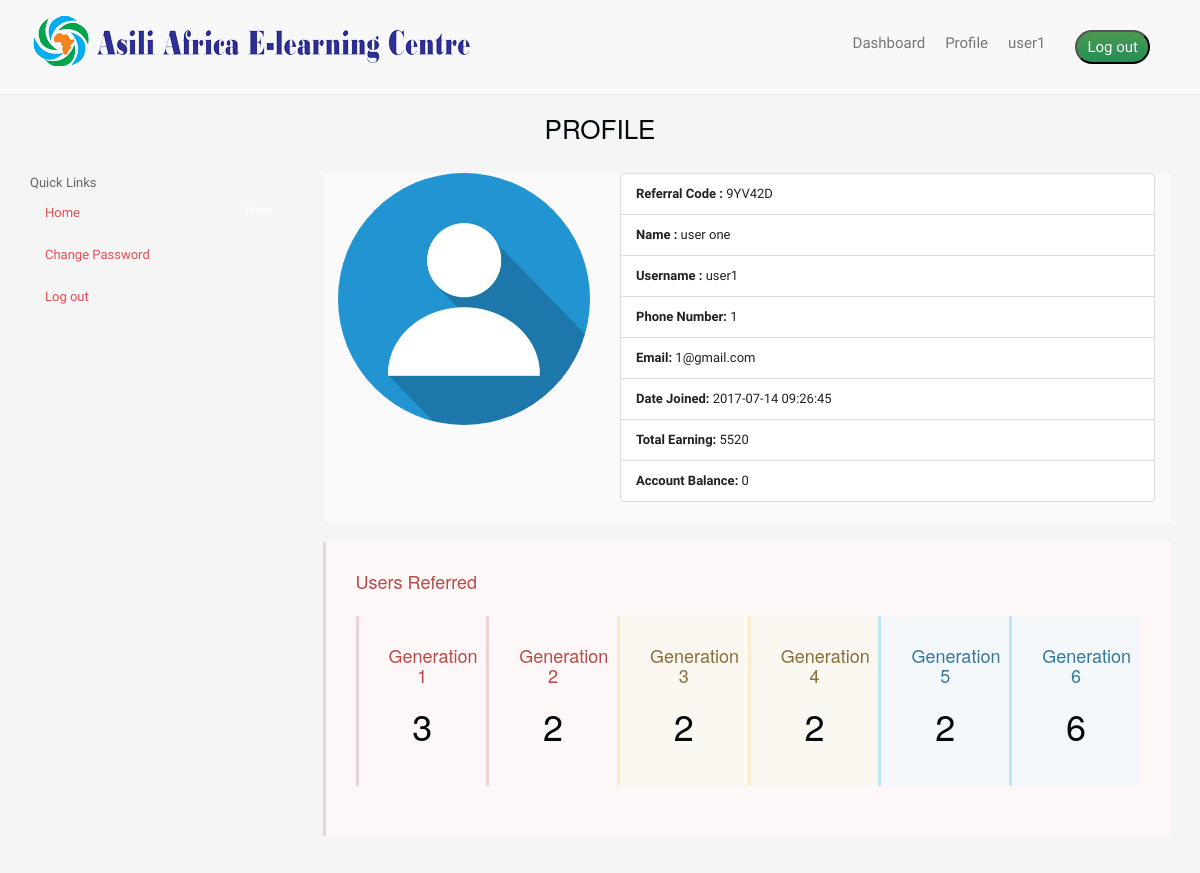
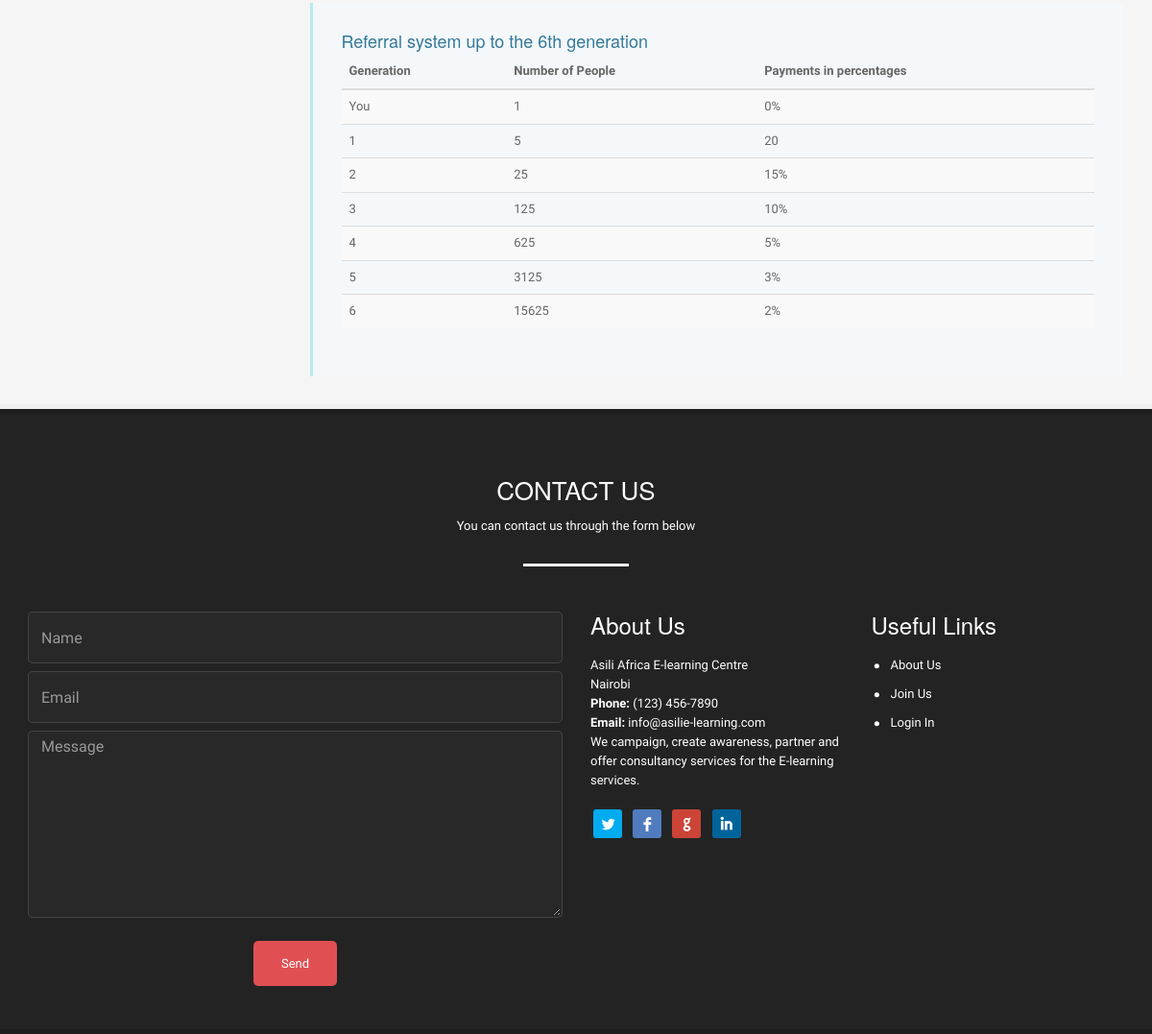
Page /views/profile.php (signed in) on the committed database (2 pictures, top to bottom).
### tables this page shows
CREATE TABLE `users` (
  `id` int(11) NOT NULL,
  `userReferralCode` varchar(128) NOT NULL,
  `fullName` varchar(128) NOT NULL,
  `idNo` int(20) NOT NULL,
  `phoneNumber` varchar(13) DEFAULT NULL,
  `email` varchar(128) NOT NULL,
  `username` varchar(128) NOT NULL,
  `password` varchar(255) NOT NULL,
  `paymentStatus` enum('paid','pending') NOT NULL,
  `accountStatus` enum('active','blocked','pending') NOT NULL,
  `lastLogin` timestamp NULL DEFAULT NULL,
  `loginIp` varchar(128) NOT NULL,
  `createdAt` timestamp NULL DEFAULT NULL ON UPDATE CURRENT_TIMESTAMP,
  `updatedAt` timestamp NULL DEFAULT NULL,
  `isAdmin` tinyint(1) NOT NULL DEFAULT '0'
);

CREATE TABLE `referral_code_counts` (
  `id` int(11) NOT NULL,
  `referralCode` varchar(128) NOT NULL,
  `l1Count` int(11) DEFAULT '0',
  `l2Count` int(11) DEFAULT '0',
  `l3Count` int(11) DEFAULT '0',
  `l4Count` int(11) DEFAULT '0',
  `l5Count` int(11) DEFAULT '0',
  `l6Count` int(11) DEFAULT '0'
);

### src/App/Controller/UserController.php (called while the page is built, shortened)
<?php
class UserController implements UserInterface
{
    public static function getId($id)
    {
        try {
            $db = new DB();
            $conn = $db->connect();
            $stmt = $conn->prepare("SELECT * FROM users WHERE id=:id");
            $stmt->bindParam(":id", $id);
            if ($stmt->execute() and $stmt->rowCount() == 1) {
                $row = $stmt->fetch(\PDO::FETCH_ASSOC);
                return $row;
            } else {
                $db->closeConnection();
                return [];
            }
        } catch (\PDOException $e) {
            echo $e->getMessage();
            return [];
        }
    }
    public static function getUserId($username)
    {
        $db = new DB();
        $conn = $db->connect();
        try {
            $stmt = $conn->prepare("SELECT id FROM users WHERE username=:username LIMIT 1");
            $stmt->bindParam(":username", $username);
            $id = null;
            if ($stmt->execute() && $stmt->rowCount() == 1) {
                $row = $stmt->fetch(\PDO::FETCH_ASSOC);
                $id = $row['id'];
            }
            return $id;
        } catch (\PDOException $exception) {
            echo $exception->getMessage();
            return null;
        }
    }
}

### src/App/DBManager/DB.php (called while the page is built, shortened)
<?php
class DB
{
    public function closeConnection(){
        return true;
    }
}

### src/App/Controller/FundController.php (called while the page is built, shortened)
<?php
class FundController implements FundInterface
{
    public static function myEarning($userId)
    {
        $db = new DB();
        $conn = $db->connect();
        try {
            $stmt = $conn->prepare("SELECT DISTINCT u.userReferralCode,u.username,
                                    u.fullName, u.idNo, u.email, u.phoneNumber,
                                    u.createdAt, t.totalEarning, t.balance
                                    FROM users u , earning_account t
                                    INNER JOIN users ur ON t.userId=ur.id
                                    WHERE t.userId=u.id  AND
                                    t.userId=:userId LIMIT 1");
            $stmt->bindParam(":userId", $userId);
            if ($stmt->execute()) {
                $row = $stmt->fetch(\PDO::FETCH_ASSOC);
                return $row;
            } else {
                $db->closeConnection();
                return [];
            }
        } catch (\PDOException $e) {
            echo $e->getMessage();
            return [];
        }
    }
}

### src/App/Controller/ReferralTreeController.php (called while the page is built, shortened)
<?php
class ReferralTreeController implements ReferralTreeInterface
{
    public static function getCounts($referralCode)
    {
        $db = new DB();
        $conn = $db->connect();
        try {
            $stmt = $conn->prepare("SELECT * FROM referral_code_counts WHERE referralCode=:referralCode");
            $stmt->bindParam(":referralCode", $referralCode);
            if ($stmt->execute() && $stmt->rowCount() == 1) {
                $row = $stmt->fetch(\PDO::FETCH_ASSOC);
                return array(
                    "l1Count" => (int)$row['l1Count'],
                    "l2Count" => (int)$row['l2Count'],
                    "l3Count" => (int)$row['l3Count'],
                    "l4Count" => (int)$row['l4Count'],
                    "l5Count" => (int)$row['l5Count'],
                    "l6Count" => (int)$row['l6Count']
                );
            } else {
                return [];
            }
        } catch (\PDOException $e) {
            echo $e->getMessage();
            return [];
        }
    }
}

### views/profile.php (the view, shortened to what this page needs)
<?php
$userId = UserController::getUserId($_SESSION['username']);
$profile = FundController::myEarning($userId);
$user=UserController::getId($userId);
$referralTree=ReferralTreeController::getCounts($user['userReferralCode']);
?>
<!DOCTYPE html>
<html>
<head>
    <link rel="stylesheet" href="../public/assets/css/bootstrap.css">
    <link rel="stylesheet" href="../public/assets/css/main.css">
    <link rel="stylesheet" href="../public/assets/css/custom.css">
</head>
<body>
<section id="header" class="bg-color0">
    <div class="container"><div class="row">
            <a class="navbar-brand" href="#top"><img src="../public/assets/img/logo4.png" alt=""></a>
            <div class="col-sm-12 mainmenu_wrap"><div class="main-menu-icon visible-xs"><span></span><span></span><span></span></div>
                <?php
                include_once 'header_menu_views.php';
                ?>
            </div>
        </div></div>
</section>
<section id="services" class="grey_section">
    <div class="container">
        <div class="row">
            <div class="col-sm-12 text-center">
                <br/>
                <h1 class="block-header">Profile</h1>
            </div>
        </div>
    </div>
  <div class="container">
        <div class="row">
            <div class="col-sm-3">
                Quick Links
                <ul class="nav nav-pills nav-stacked nav-email shadow mb-20">
                    <li >
                        <a href="home.php">
                            <i class="fa fa-home"></i> Home  <span class="label pull-right">Home</span>
                        </a>
                    </li>
                    <li>
                        <a href="#"><i class="fa fa-key"></i>Change Password</a>
                    </li>
                    <li>
                        <a href="#"><i class="fa fa-sign-out"></i> Log out</a>
                    </li>
                </ul>
            </div>
            <div class="col-sm-9">
                <div class=" panel-default">
                    <div class="panel-heading resume-heading">
                        <div class="row">
                            <div class="col-lg-12">
                                <div class="col-xs-12 col-sm-4">
                                    <figure>
                                        <img class="img-circle img-responsive" alt="" src="../public/assets/img/default-profile-picture.jpg">
                                    </figure>
                                </div>
                                <div class="col-xs-12 col-sm-8">
                                    <ul class="list-group">
                                        <li class="list-group-item"> <b>Referral Code :</b> <?php echo $user['userReferralCode'] ?></li>
                                        <li class="list-group-item"> <b>Name :</b> <?php echo $profile['fullName'] ?></li>
                                        <li class="list-group-item"> <b>Username :</b> <?php echo $profile['username'] ?></li>
                                        <li class="list-group-item"> <b>Phone Number:</b> <?php echo $profile['phoneNumber']?></li>
                                        <li class="list-group-item"> <b>Email:</b> <?php echo $profile['email']?></li>
                                        <li class="list-group-item"> <b>Date Joined:</b> <?php echo $profile['createdAt']?></li>
                                        <li class="list-group-item"> <b>Total Earning:</b> <?php echo $profile['totalEarning']?></li>
                                        <li class="list-group-item"> <b>Account Balance:</b> <?php echo $profile['balance']?></li>
                                       </ul>
                                </div>
                            </div>
                        </div>
                    </div>
                    <div class="col-md-12 bs-callout bs-callout-danger">
                        <h4>Users Referred</h4>
                        <div class="col-md-2 bs-callout bs-callout-danger">
                            <h4 style="text-align: center;">Generation 1</h4>
                            <h1 style="text-align: center;">
                                <?php echo $referralTree['l1Count']; ?>
                            </h1>
                        </div>
                        <div class="col-md-2 bs-callout bs-callout-danger">
                            <h4 style="text-align: center;">Generation 2</h4>
                            <h1 style="text-align: center;">
                                <?php echo $referralTree['l2Count']; ?>
                            </h1>
                        </div>
                        <div class="col-md-2 bs-callout bs-callout-warning">
                            <h4 style="text-align: center;">Generation 3</h4>
                            <h1 style="text-align: center;">
                                <?php echo $referralTree['l3Count']; ?>
                            </h1>
                        </div>
                        <div class="col-md-2 bs-callout bs-callout-warning">
                            <h4 style="text-align: center;">Generation 4</h4>
                            <h1 style="text-align: center;">
                                <?php echo $referralTree['l4Count']; ?>
                            </h1>
                        </div>
                        <div class="col-md-2 bs-callout bs-callout-info">
                            <h4 style="text-align: center;">Generation 5</h4>
                            <h1 style="text-align: center;">
                                <?php echo $referralTree['l5Count']; ?>
                            </h1>
                        </div>
                        <div class="col-md-2 bs-callout bs-callout-info">
                            <h4 style="text-align: center;">Generation 6</h4>
                            <h1 style="text-align: center;">
                                <?php echo $referralTree['l6Count']; ?>
                            </h1>
                        </div>
                    </div>
                </div>
                <div class="col-md-12 bs-callout bs-callout-info">
                    <h4>Referral system up to the 6th generation</h4>
                    <table class="table table-striped table-responsive ">
                        <thead>
                        <tr>
                            <th>Generation</th>
                            <th>Number of People</th>
                            <th>Payments in percentages</th>
                        </tr>
                        </thead>
                        <tbody>
                        <tr>
                            <td>You</td>
                            <td>1</td>
                            <td> 0% </td>
                        </tr>
                        <tr>
                            <td>1</td>
                            <td>5</td>
                            <td> 20 </td>
                        </tr>
                        <tr>
                            <td>2</td>
                            <td>25</td>
                            <td>15% </td>
                        </tr>
                        <tr>
                            <td>3</td>
                            <td>125</td>
                            <td> 10%</td>
                        </tr>
                        <tr>
                            <td>4</td>
                            <td>625</td>
                            <td>5% </td>
                        </tr>
                        <tr>
                            <td>5</td>
                            <td>3125</td>
                            <td> 3%</td>
                        </tr>
                        <tr>
                            <td>6</td>
                            <td>15625</td>
                            <td> 2%</td>
                        </tr>
                        </tbody>
                    </table>
                </div>
            </div>
        </div>
    </div>
</section>
<?php include_once 'contact_footer_views.php';?>
</body>
</html>

### views/header_menu_views.php (shortened to what this page needs)
<?php
$userId = UserController::getUserId($_SESSION['username']);
$user = UserController::getId($userId);
?>
<nav id="layout-nav" class="navbar navbar-default navbar-fixed-top" role="navigation">
    <div class="container">
        <div class="navbar-header">
            <a class="navbar-brand mobile-hide" href="#top"><img src="../public/assets/img/logo4.png" alt=""></a>
        </div>
        <div class="collapse navbar-collapse navbar-ex1-collapse" id="navigationbar">
            <ul class="nav navbar-nav   menu sf-menu responsive-menu superfish">
                <li class="">
                    <a href="dashboard.php"  style="font-size: 15px;  padding: 20px 10px 5px 10px;">Dashboard</a>
                </li>
                <li class="">
                    <a href="profile.php" style="font-size: 15px;  padding: 20px 10px 5px 10px;">Profile</a>
                </li>
                 <li class="">
                    <a href="profile.php" style="font-size: 15px;  padding: 20px 10px 5px 10px;"><?php echo $user['username']; ?> </a>
                </li>
                <li>
                    <a href="logout.php"><button  class="loginBtn" > Log out</button> </a>
                </li>
            </ul>
        </div>
    </div>
</nav>

### rows in the picture
users: username "user1", userReferralCode "9YV42D"
referral_code_counts: l1Count "3", l2Count "2", l3Count "2", l4Count "2", l5Count "2", l6Count "6"

### other values in the picture
$profile['fullName'] "user one"
$profile['username'] "user1"
$profile['phoneNumber'] "1"
$profile['email'] "1@gmail.com"
$profile['createdAt'] "2017-07-14 09:26:45"
$profile['totalEarning'] "5520"
$profile['balance'] "0"
